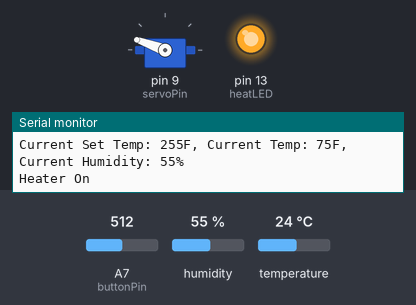
Simulated run of this sketch. Board: Arduino Nano, built with avr-gcc and run on an emulated ATmega328P. Shown: servo, output pins drawn as LEDs (lit = HIGH), the last lines printed to the serial monitor. The inputs (shaded band) are chosen by the test bench; at power-on: A7 (buttonPin) = 512, humidity 55 %, temperature 24 °C. EEPROM starts erased.

Above: at 2.2 s.
2.3 s: A7 (buttonPin) set to 165
3.8 s: A7 (buttonPin) set to 142
At 5.0 s:
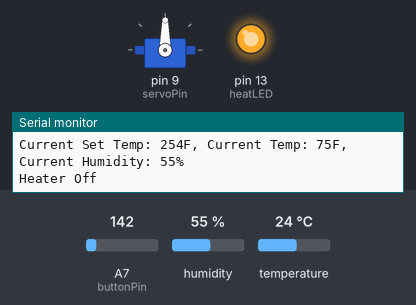
5.3 s: A7 (buttonPin) set to 342
6.8 s: A7 (buttonPin) set to 370
At 7.3 s:
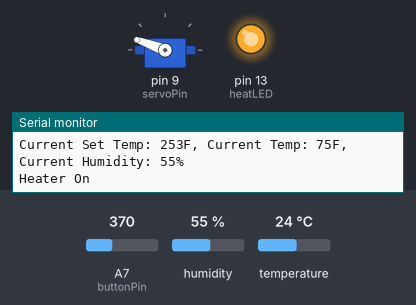
8.3 s: A7 (buttonPin) set to 122
At 9.7 s:
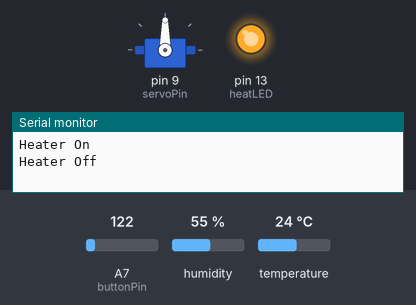
Timing chart, 0 to 10.8 s (numbered marks = the images above; inputs shaded):
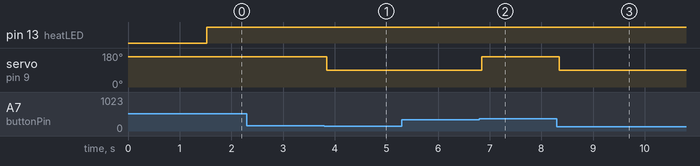

Measured:
- the behaviour switches between 150 and 149 on A7 (buttonPin) (found by bisection; images 0 and 1)
- the behaviour switches between 359 and 360 on A7 (buttonPin) (found by bisection; images 1 and 2)
- after the input at 3.8 s, servo on pin 9 (servoPin): 160° → 90° after 0.05 s
- after the input at 6.8 s, servo on pin 9 (servoPin): 90° → 160° after 0.05 s
- after the input at 8.3 s, servo on pin 9 (servoPin): 160° → 90° after 0.05 s

The sketch:

HeaterControl.ino
```cpp
#include <SHT1x.h>
#include <Servo.h>
#include <EEPROM.h>


Servo servo1;
const int servoPin = 9;
char inputChar = 0;
const int heaterServoOn = 160;
const int heaterServoOff = 90;

//SHT Data and Clock Pins;
const int shtDataPin = A5;
const int shtSCKPin = A4;
SHT1x sht(shtDataPin, shtSCKPin);


//Buttons
int  adc_key_val[5] ={30, 150, 360, 535, 760};
int NUM_KEYS = 5;
const int buttonPin = A7;
int buttonIn = 0;
int buttonNum = -1;
int oldButtonNum= -1;

bool heaterState = false;
const int heaterBGap = 1; //Gap in degree F before turning on
const int heaterAGap = 2; //Gap in degree F before turning off

const int heatLED = 13;


//Counting check to save temp to EEPROM
const long int saveTempInterval = 120000; //in milliseconds if value has changed
unsigned long saveOldTime = millis();

//Interval to check temp
unsigned long oldGetTemp = saveOldTime;
const long int getTempInterval = 60000; //in milliseconds to check temp


//Temp handling var
int setTemp = 70;
int currTemp = 0;
int savedTemp = 0;
const int eeAdd = 0; //EEPROM Address for saving Temp


void setup()
{
 Serial.begin(9600);
 delay(1000);
 currTemp = getTemp();
 Serial.println("Online");

 savedTemp = EEPROM.read(eeAdd);

 //Init first save of default temp;
 if (savedTemp == 255) EEPROM.write(eeAdd, setTemp);

 setTemp = savedTemp;
 Serial.print("Saved Set Temp: ");
 Serial.print(savedTemp);
 Serial.print("F, Current Temp: ");
 Serial.print(currTemp);
 Serial.println("F");

 pinMode(heatLED, OUTPUT);

}


void loop()
{
  //Refresh current temp
  if (millis() > (oldGetTemp+getTempInterval)){

    oldGetTemp = millis();
    currTemp = getTemp();

  }

  //Save setTemp if changed based on interval
  if (millis() > (saveOldTime+saveTempInterval)  ) {

    saveOldTime = millis(); //Reset time

     if (setTemp != savedTemp){

       EEPROM.write(eeAdd, setTemp);
       savedTemp = setTemp;
       Serial.println(savedTemp);

     }

  }

  if ((setTemp-heaterBGap >= currTemp) and (heaterState == false)){


    heaterOn();
    heaterState = true;
    digitalWrite(heatLED, HIGH);
    printTemp();

  }

  if ((setTemp+heaterAGap <= currTemp) and (heaterState == true)){


    heaterOff();
    heaterState = false;
    digitalWrite(heatLED, LOW);
    printTemp();

  }


  if (Serial.available()){

   inputChar = Serial.read();

  switch(inputChar){

   case 'o':

      heaterOn();

   break;


   case 'f':

       heaterOff();

   break;


   case 'u':

      //setServo(10);
      setTemp++;
      printTemp();


   break;


   case 'd':

    //setServo(-10);
    setTemp--;
    printTemp();

   break;

   case 't':

     printTemp();

  break;


  }

   }


  buttonIn  = analogRead(buttonPin);

  buttonNum = get_key(buttonIn);

  if (buttonNum != oldButtonNum) {   // if keypress is detected
    delay(50);      // wait for debounce time
    buttonIn = analogRead(buttonPin);    // read the value from the sensor
    buttonNum = get_key(buttonIn);    // convert into key press
    if (buttonNum != oldButtonNum) {
      oldButtonNum = buttonNum;
      if (buttonNum >=0){
       // Serial.println(buttonNum);
        switch (buttonNum){

        case 0:

         //setServo(10);
         setTemp++;
         printTemp();

        break;

        case 1:

          heaterOff();

        break;

        case 2:

         //setServo(-10);
         setTemp--;
         printTemp();

        break;

        case 3:

          heaterOn();

        break;


        }

      }
    }
  }


}


void setServo(int degree)
{

  int currPos = servo1.read();
  int newPos = currPos+degree;
  int setPos = 0;

  setPos = constrain(newPos, 90, 160);
  servo1.attach(servoPin);

  servo1.write(setPos);
  delay(500);
  servo1.detach();
  Serial.println(servo1.read());


}


int get_key(unsigned int input)
{
  int k;
  for (k = 0; k < NUM_KEYS; k++)
  {
    if (input < adc_key_val[k])
    {
      return k;
    }
  }
  if (k >= NUM_KEYS)
    k = -1;     // No valid key pressed
  return k;
}


void printTemp()
{

 int temp;
 int humidity;

 temp = sht.readTemperatureF();
 humidity = sht.readHumidity();

 Serial.print("Current Set Temp: ");
 Serial.print(setTemp, DEC);
 Serial.print("F, ");
 Serial.print("Current Temp: ");
 Serial.print(temp, DEC);
 Serial.print("F, Current Humidity: ");
 Serial.print(humidity, DEC);
 Serial.println("%");

}


int getTemp()
{
 int temp;
 temp = sht.readTemperatureF();

 return temp;

}

void heaterOn(){


     Serial.println("Heater On");
     servo1.attach(servoPin);
     servo1.write(heaterServoOn);
     delay(500);
     servo1.detach();

}


void heaterOff(){

   Serial.println("Heater Off");
   servo1.attach(servoPin);

   servo1.write(heaterServoOff);
   delay(500);
   servo1.detach();

}
```
